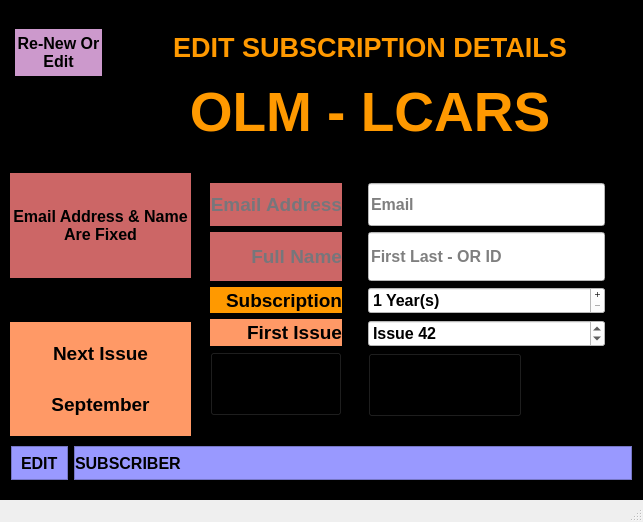
<?xml version="1.0" encoding="UTF-8"?>
<ui version="4.0">
 <class>EditSubsWindow</class>
 <widget class="QMainWindow" name="EditSubsWindow">
  <property name="geometry">
   <rect>
    <x>0</x>
    <y>0</y>
    <width>643</width>
    <height>522</height>
   </rect>
  </property>
  <property name="windowTitle">
   <string>Edit Selected Subscriber</string>
  </property>
  <property name="windowIcon">
   <iconset resource="MainWin.qrc">
    <normaloff>:/BGs/Images/OLM Alien.png</normaloff>:/BGs/Images/OLM Alien.png</iconset>
  </property>
  <widget class="QWidget" name="centralwidget">
   <property name="styleSheet">
    <string notr="true">background-color: rgb(0, 0, 0);</string>
   </property>
   <layout class="QHBoxLayout" name="horizontalLayout">
    <item>
     <widget class="QFrame" name="frame">
      <property name="styleSheet">
       <string notr="true"/>
      </property>
      <property name="frameShape">
       <enum>QFrame::StyledPanel</enum>
      </property>
      <property name="frameShadow">
       <enum>QFrame::Raised</enum>
      </property>
      <layout class="QVBoxLayout" name="verticalLayout">
       <property name="spacing">
        <number>0</number>
       </property>
       <property name="leftMargin">
        <number>0</number>
       </property>
       <property name="topMargin">
        <number>0</number>
       </property>
       <property name="rightMargin">
        <number>0</number>
       </property>
       <item>
        <widget class="QFrame" name="frame_3">
         <property name="sizePolicy">
          <sizepolicy hsizetype="Preferred" vsizetype="Fixed">
           <horstretch>0</horstretch>
           <verstretch>0</verstretch>
          </sizepolicy>
         </property>
         <property name="minimumSize">
          <size>
           <width>0</width>
           <height>163</height>
          </size>
         </property>
         <property name="styleSheet">
          <string notr="true">background-image: url(:/BGs/Images/MWinTop.png);
background-repeat: no-repeat;</string>
         </property>
         <property name="frameShape">
          <enum>QFrame::StyledPanel</enum>
         </property>
         <property name="frameShadow">
          <enum>QFrame::Raised</enum>
         </property>
         <layout class="QHBoxLayout" name="horizontalLayout_2">
          <property name="leftMargin">
           <number>0</number>
          </property>
          <property name="topMargin">
           <number>0</number>
          </property>
          <property name="bottomMargin">
           <number>20</number>
          </property>
          <item>
           <widget class="QFrame" name="frame_4">
            <property name="sizePolicy">
             <sizepolicy hsizetype="Fixed" vsizetype="Preferred">
              <horstretch>0</horstretch>
              <verstretch>0</verstretch>
             </sizepolicy>
            </property>
            <property name="minimumSize">
             <size>
              <width>100</width>
              <height>0</height>
             </size>
            </property>
            <property name="frameShape">
             <enum>QFrame::NoFrame</enum>
            </property>
            <property name="frameShadow">
             <enum>QFrame::Raised</enum>
            </property>
            <layout class="QVBoxLayout" name="verticalLayout_3">
             <property name="leftMargin">
              <number>4</number>
             </property>
             <property name="topMargin">
              <number>1</number>
             </property>
             <item>
              <widget class="QLabel" name="label_7">
               <property name="sizePolicy">
                <sizepolicy hsizetype="Minimum" vsizetype="Fixed">
                 <horstretch>0</horstretch>
                 <verstretch>0</verstretch>
                </sizepolicy>
               </property>
               <property name="minimumSize">
                <size>
                 <width>0</width>
                 <height>0</height>
                </size>
               </property>
               <property name="maximumSize">
                <size>
                 <width>88</width>
                 <height>47</height>
                </size>
               </property>
               <property name="font">
                <font>
                 <family>System-ui</family>
                 <pointsize>12</pointsize>
                 <weight>75</weight>
                 <bold>true</bold>
                </font>
               </property>
               <property name="styleSheet">
                <string notr="true">background-image: url(:/BGs/Images/Transparent.png);
background-color: rgb(204, 153, 204);</string>
               </property>
               <property name="text">
                <string>Re-New Or Edit</string>
               </property>
               <property name="alignment">
                <set>Qt::AlignCenter</set>
               </property>
               <property name="wordWrap">
                <bool>true</bool>
               </property>
              </widget>
             </item>
             <item>
              <widget class="QPushButton" name="pushButtonAddNew">
               <property name="font">
                <font>
                 <family>System-ui</family>
                 <pointsize>11</pointsize>
                 <weight>75</weight>
                 <bold>true</bold>
                </font>
               </property>
               <property name="cursor">
                <cursorShape>PointingHandCursor</cursorShape>
               </property>
               <property name="toolTip">
                <string/>
               </property>
               <property name="statusTip">
                <string>Click this to save new details to DB</string>
               </property>
               <property name="styleSheet">
                <string notr="true">background-image: url(:/BGs/Images/Transparent.png);</string>
               </property>
               <property name="text">
                <string>APPLY</string>
               </property>
               <property name="flat">
                <bool>true</bool>
               </property>
              </widget>
             </item>
            </layout>
           </widget>
          </item>
          <item>
           <widget class="QFrame" name="frame_5">
            <property name="styleSheet">
             <string notr="true">background-image: url(:/BGs/Images/Transparent.png);</string>
            </property>
            <property name="frameShape">
             <enum>QFrame::NoFrame</enum>
            </property>
            <property name="frameShadow">
             <enum>QFrame::Raised</enum>
            </property>
            <layout class="QVBoxLayout" name="verticalLayout_2">
             <item>
              <widget class="QLabel" name="label">
               <property name="font">
                <font>
                 <family>System-ui</family>
                 <pointsize>20</pointsize>
                 <weight>75</weight>
                 <bold>true</bold>
                </font>
               </property>
               <property name="styleSheet">
                <string notr="true">color: rgb(255, 153, 0);</string>
               </property>
               <property name="text">
                <string>EDIT SUBSCRIPTION DETAILS</string>
               </property>
               <property name="alignment">
                <set>Qt::AlignCenter</set>
               </property>
              </widget>
             </item>
             <item>
              <widget class="QLabel" name="label_2">
               <property name="font">
                <font>
                 <family>System-ui</family>
                 <pointsize>41</pointsize>
                 <weight>75</weight>
                 <bold>true</bold>
                </font>
               </property>
               <property name="styleSheet">
                <string notr="true">color: rgb(255, 153, 0);</string>
               </property>
               <property name="text">
                <string>OLM - LCARS</string>
               </property>
               <property name="alignment">
                <set>Qt::AlignCenter</set>
               </property>
              </widget>
             </item>
            </layout>
           </widget>
          </item>
         </layout>
        </widget>
       </item>
       <item>
        <widget class="QFrame" name="frame_2">
         <property name="styleSheet">
          <string notr="true">background-image: url(:/BGs/Images/MWBottomLeft.png);</string>
         </property>
         <property name="frameShape">
          <enum>QFrame::NoFrame</enum>
         </property>
         <property name="frameShadow">
          <enum>QFrame::Raised</enum>
         </property>
         <property name="lineWidth">
          <number>0</number>
         </property>
         <layout class="QHBoxLayout" name="horizontalLayout_3">
          <property name="spacing">
           <number>0</number>
          </property>
          <property name="leftMargin">
           <number>0</number>
          </property>
          <property name="topMargin">
           <number>0</number>
          </property>
          <item>
           <widget class="QFrame" name="frame_6">
            <property name="sizePolicy">
             <sizepolicy hsizetype="Fixed" vsizetype="Preferred">
              <horstretch>0</horstretch>
              <verstretch>0</verstretch>
             </sizepolicy>
            </property>
            <property name="minimumSize">
             <size>
              <width>141</width>
              <height>0</height>
             </size>
            </property>
            <property name="styleSheet">
             <string notr="true"/>
            </property>
            <property name="frameShape">
             <enum>QFrame::NoFrame</enum>
            </property>
            <property name="frameShadow">
             <enum>QFrame::Plain</enum>
            </property>
            <property name="lineWidth">
             <number>0</number>
            </property>
            <layout class="QVBoxLayout" name="verticalLayout_5">
             <property name="spacing">
              <number>44</number>
             </property>
             <property name="leftMargin">
              <number>0</number>
             </property>
             <property name="topMargin">
              <number>0</number>
             </property>
             <property name="rightMargin">
              <number>0</number>
             </property>
             <property name="bottomMargin">
              <number>0</number>
             </property>
             <item>
              <widget class="QFrame" name="frame_10">
               <property name="sizePolicy">
                <sizepolicy hsizetype="Preferred" vsizetype="Fixed">
                 <horstretch>0</horstretch>
                 <verstretch>0</verstretch>
                </sizepolicy>
               </property>
               <property name="styleSheet">
                <string notr="true">background-color: rgb(204, 102, 102);
background-image: url(:/BGs/Images/Transparent.png);</string>
               </property>
               <property name="frameShape">
                <enum>QFrame::NoFrame</enum>
               </property>
               <property name="frameShadow">
                <enum>QFrame::Raised</enum>
               </property>
               <property name="lineWidth">
                <number>0</number>
               </property>
               <layout class="QVBoxLayout" name="verticalLayout_7">
                <property name="leftMargin">
                 <number>3</number>
                </property>
                <property name="rightMargin">
                 <number>3</number>
                </property>
                <item>
                 <widget class="QLabel" name="label_TextSID">
                  <property name="sizePolicy">
                   <sizepolicy hsizetype="Preferred" vsizetype="Fixed">
                    <horstretch>0</horstretch>
                    <verstretch>0</verstretch>
                   </sizepolicy>
                  </property>
                  <property name="minimumSize">
                   <size>
                    <width>0</width>
                    <height>87</height>
                   </size>
                  </property>
                  <property name="font">
                   <font>
                    <family>System-ui</family>
                    <pointsize>12</pointsize>
                    <weight>75</weight>
                    <bold>true</bold>
                   </font>
                  </property>
                  <property name="styleSheet">
                   <string notr="true">background-image: url(:/BGs/Images/Transparent.png);</string>
                  </property>
                  <property name="text">
                   <string>Email Address &amp; Name Are Fixed</string>
                  </property>
                  <property name="alignment">
                   <set>Qt::AlignCenter</set>
                  </property>
                  <property name="wordWrap">
                   <bool>true</bool>
                  </property>
                 </widget>
                </item>
               </layout>
              </widget>
             </item>
             <item>
              <widget class="QFrame" name="frame_11">
               <property name="styleSheet">
                <string notr="true">background-color: rgb(255, 153, 102);
background-image: url(:/BGs/Images/Transparent.png);</string>
               </property>
               <property name="frameShape">
                <enum>QFrame::NoFrame</enum>
               </property>
               <property name="frameShadow">
                <enum>QFrame::Raised</enum>
               </property>
               <property name="lineWidth">
                <number>0</number>
               </property>
               <layout class="QVBoxLayout" name="verticalLayout_8">
                <item>
                 <widget class="QLabel" name="label_TextAct">
                  <property name="font">
                   <font>
                    <family>System-ui</family>
                    <pointsize>14</pointsize>
                    <weight>75</weight>
                    <bold>true</bold>
                   </font>
                  </property>
                  <property name="text">
                   <string>Next Issue</string>
                  </property>
                  <property name="alignment">
                   <set>Qt::AlignCenter</set>
                  </property>
                 </widget>
                </item>
                <item>
                 <widget class="QLabel" name="labelNextPubDate">
                  <property name="font">
                   <font>
                    <family>System-ui</family>
                    <pointsize>14</pointsize>
                    <weight>75</weight>
                    <bold>true</bold>
                   </font>
                  </property>
                  <property name="text">
                   <string>September</string>
                  </property>
                  <property name="alignment">
                   <set>Qt::AlignCenter</set>
                  </property>
                 </widget>
                </item>
               </layout>
              </widget>
             </item>
            </layout>
           </widget>
          </item>
          <item>
           <widget class="QFrame" name="frame_7">
            <property name="styleSheet">
             <string notr="true"/>
            </property>
            <property name="frameShape">
             <enum>QFrame::NoFrame</enum>
            </property>
            <property name="frameShadow">
             <enum>QFrame::Raised</enum>
            </property>
            <layout class="QHBoxLayout" name="horizontalLayout_4">
             <property name="topMargin">
              <number>0</number>
             </property>
             <property name="rightMargin">
              <number>9</number>
             </property>
             <item>
              <widget class="QFrame" name="frame_9">
               <property name="styleSheet">
                <string notr="true">background-color: rgb(0, 0, 0);
background-image: url(:/BGs/Images/Transparent.png);</string>
               </property>
               <property name="frameShape">
                <enum>QFrame::StyledPanel</enum>
               </property>
               <property name="frameShadow">
                <enum>QFrame::Raised</enum>
               </property>
               <layout class="QVBoxLayout" name="verticalLayout_4">
                <item>
                 <widget class="QLabel" name="label_3">
                  <property name="sizePolicy">
                   <sizepolicy hsizetype="Preferred" vsizetype="Fixed">
                    <horstretch>0</horstretch>
                    <verstretch>0</verstretch>
                   </sizepolicy>
                  </property>
                  <property name="minimumSize">
                   <size>
                    <width>0</width>
                    <height>43</height>
                   </size>
                  </property>
                  <property name="font">
                   <font>
                    <family>System-ui</family>
                    <pointsize>14</pointsize>
                    <weight>75</weight>
                    <bold>true</bold>
                   </font>
                  </property>
                  <property name="styleSheet">
                   <string notr="true">background-color: rgb(204, 102, 102);
color: rgb(119, 118, 123);</string>
                  </property>
                  <property name="text">
                   <string>Email Address</string>
                  </property>
                  <property name="alignment">
                   <set>Qt::AlignRight|Qt::AlignTrailing|Qt::AlignVCenter</set>
                  </property>
                 </widget>
                </item>
                <item>
                 <widget class="QLabel" name="label_4">
                  <property name="sizePolicy">
                   <sizepolicy hsizetype="Preferred" vsizetype="Fixed">
                    <horstretch>0</horstretch>
                    <verstretch>0</verstretch>
                   </sizepolicy>
                  </property>
                  <property name="minimumSize">
                   <size>
                    <width>0</width>
                    <height>49</height>
                   </size>
                  </property>
                  <property name="font">
                   <font>
                    <family>System-ui</family>
                    <pointsize>14</pointsize>
                    <weight>75</weight>
                    <bold>true</bold>
                   </font>
                  </property>
                  <property name="styleSheet">
                   <string notr="true">background-color: rgb(204, 102, 102);
color: rgb(119, 118, 123);</string>
                  </property>
                  <property name="text">
                   <string>Full Name</string>
                  </property>
                  <property name="alignment">
                   <set>Qt::AlignRight|Qt::AlignTrailing|Qt::AlignVCenter</set>
                  </property>
                 </widget>
                </item>
                <item>
                 <widget class="QLabel" name="label_5">
                  <property name="sizePolicy">
                   <sizepolicy hsizetype="Preferred" vsizetype="Fixed">
                    <horstretch>0</horstretch>
                    <verstretch>0</verstretch>
                   </sizepolicy>
                  </property>
                  <property name="minimumSize">
                   <size>
                    <width>0</width>
                    <height>26</height>
                   </size>
                  </property>
                  <property name="font">
                   <font>
                    <family>System-ui</family>
                    <pointsize>14</pointsize>
                    <weight>75</weight>
                    <bold>true</bold>
                   </font>
                  </property>
                  <property name="styleSheet">
                   <string notr="true">background-color: rgb(255, 153, 0);</string>
                  </property>
                  <property name="text">
                   <string>Subscription</string>
                  </property>
                  <property name="alignment">
                   <set>Qt::AlignRight|Qt::AlignTrailing|Qt::AlignVCenter</set>
                  </property>
                 </widget>
                </item>
                <item>
                 <widget class="QLabel" name="label_6">
                  <property name="sizePolicy">
                   <sizepolicy hsizetype="Preferred" vsizetype="Fixed">
                    <horstretch>0</horstretch>
                    <verstretch>0</verstretch>
                   </sizepolicy>
                  </property>
                  <property name="minimumSize">
                   <size>
                    <width>0</width>
                    <height>27</height>
                   </size>
                  </property>
                  <property name="font">
                   <font>
                    <family>System-ui</family>
                    <pointsize>14</pointsize>
                    <weight>75</weight>
                    <bold>true</bold>
                   </font>
                  </property>
                  <property name="styleSheet">
                   <string notr="true">background-color: rgb(255, 153, 102);</string>
                  </property>
                  <property name="text">
                   <string>First Issue</string>
                  </property>
                  <property name="alignment">
                   <set>Qt::AlignRight|Qt::AlignTrailing|Qt::AlignVCenter</set>
                  </property>
                 </widget>
                </item>
                <item>
                 <widget class="QPushButton" name="pushButtonDel">
                  <property name="sizePolicy">
                   <sizepolicy hsizetype="Minimum" vsizetype="Fixed">
                    <horstretch>0</horstretch>
                    <verstretch>0</verstretch>
                   </sizepolicy>
                  </property>
                  <property name="minimumSize">
                   <size>
                    <width>0</width>
                    <height>64</height>
                   </size>
                  </property>
                  <property name="maximumSize">
                   <size>
                    <width>154</width>
                    <height>16777215</height>
                   </size>
                  </property>
                  <property name="cursor">
                   <cursorShape>PointingHandCursor</cursorShape>
                  </property>
                  <property name="toolTip">
                   <string>Delete This Subscriber</string>
                  </property>
                  <property name="statusTip">
                   <string>Delete Subscriber</string>
                  </property>
                  <property name="styleSheet">
                   <string notr="true">background-image: url(:/Buttons/Images/BTNDelSubs.png);
color: rgb(255, 255, 255);
background-repeat: no-repeat;</string>
                  </property>
                  <property name="text">
                   <string/>
                  </property>
                  <property name="icon">
                   <iconset resource="MainWin.qrc">
                    <normaloff>:/Icons/Images/fi-bs-delete-user.svg</normaloff>:/Icons/Images/fi-bs-delete-user.svg</iconset>
                  </property>
                  <property name="iconSize">
                   <size>
                    <width>30</width>
                    <height>30</height>
                   </size>
                  </property>
                 </widget>
                </item>
               </layout>
              </widget>
             </item>
             <item>
              <widget class="QFrame" name="frame_8">
               <property name="styleSheet">
                <string notr="true">background-image: url(:/BGs/Images/Transparent.png);</string>
               </property>
               <property name="frameShape">
                <enum>QFrame::StyledPanel</enum>
               </property>
               <property name="frameShadow">
                <enum>QFrame::Raised</enum>
               </property>
               <layout class="QVBoxLayout" name="verticalLayout_6">
                <item>
                 <widget class="QLineEdit" name="lineEditEmail">
                  <property name="minimumSize">
                   <size>
                    <width>0</width>
                    <height>43</height>
                   </size>
                  </property>
                  <property name="font">
                   <font>
                    <family>System-ui</family>
                    <pointsize>12</pointsize>
                    <weight>75</weight>
                    <bold>true</bold>
                   </font>
                  </property>
                  <property name="toolTip">
                   <string>Can Not Change Name</string>
                  </property>
                  <property name="statusTip">
                   <string>For a NEW Email. Delete This Subscriber and Add New</string>
                  </property>
                  <property name="styleSheet">
                   <string notr="true">background-color: rgb(255, 255, 255);
color: rgb(0, 0, 0);</string>
                  </property>
                  <property name="readOnly">
                   <bool>true</bool>
                  </property>
                  <property name="placeholderText">
                   <string>Email</string>
                  </property>
                  <property name="clearButtonEnabled">
                   <bool>true</bool>
                  </property>
                 </widget>
                </item>
                <item>
                 <widget class="QLineEdit" name="lineEditName">
                  <property name="minimumSize">
                   <size>
                    <width>0</width>
                    <height>49</height>
                   </size>
                  </property>
                  <property name="font">
                   <font>
                    <family>System-ui</family>
                    <pointsize>12</pointsize>
                    <weight>75</weight>
                    <bold>true</bold>
                   </font>
                  </property>
                  <property name="cursor">
                   <cursorShape>ForbiddenCursor</cursorShape>
                  </property>
                  <property name="toolTip">
                   <string>Can Not Change Name</string>
                  </property>
                  <property name="statusTip">
                   <string>For a NEW NAME. Delete This Subscriber and Add New</string>
                  </property>
                  <property name="styleSheet">
                   <string notr="true">background-color: rgb(255, 255, 255);
color: rgb(0, 0, 0);</string>
                  </property>
                  <property name="readOnly">
                   <bool>true</bool>
                  </property>
                  <property name="placeholderText">
                   <string>First Last - OR ID</string>
                  </property>
                  <property name="clearButtonEnabled">
                   <bool>true</bool>
                  </property>
                 </widget>
                </item>
                <item>
                 <widget class="QSpinBox" name="spinBoxYears">
                  <property name="font">
                   <font>
                    <family>System-ui</family>
                    <pointsize>12</pointsize>
                    <weight>75</weight>
                    <bold>true</bold>
                   </font>
                  </property>
                  <property name="cursor">
                   <cursorShape>ArrowCursor</cursorShape>
                  </property>
                  <property name="toolTip">
                   <string>New Subscription Length</string>
                  </property>
                  <property name="statusTip">
                   <string>How Long is Subscription</string>
                  </property>
                  <property name="styleSheet">
                   <string notr="true">background-color: rgb(255, 255, 255);
color: rgb(0, 0, 0);</string>
                  </property>
                  <property name="readOnly">
                   <bool>false</bool>
                  </property>
                  <property name="buttonSymbols">
                   <enum>QAbstractSpinBox::PlusMinus</enum>
                  </property>
                  <property name="suffix">
                   <string> Year(s)</string>
                  </property>
                  <property name="minimum">
                   <number>1</number>
                  </property>
                  <property name="maximum">
                   <number>3</number>
                  </property>
                 </widget>
                </item>
                <item>
                 <widget class="QSpinBox" name="spinBoxFirstIssue">
                  <property name="font">
                   <font>
                    <family>System-ui</family>
                    <pointsize>12</pointsize>
                    <weight>75</weight>
                    <bold>true</bold>
                   </font>
                  </property>
                  <property name="cursor">
                   <cursorShape>ArrowCursor</cursorShape>
                  </property>
                  <property name="toolTip">
                   <string>Start Issue Number</string>
                  </property>
                  <property name="statusTip">
                   <string>Issue to Start With</string>
                  </property>
                  <property name="styleSheet">
                   <string notr="true">background-color: rgb(255, 255, 255);
color: rgb(0, 0, 0);</string>
                  </property>
                  <property name="readOnly">
                   <bool>false</bool>
                  </property>
                  <property name="suffix">
                   <string/>
                  </property>
                  <property name="prefix">
                   <string>Issue </string>
                  </property>
                  <property name="minimum">
                   <number>1</number>
                  </property>
                  <property name="maximum">
                   <number>99</number>
                  </property>
                  <property name="value">
                   <number>42</number>
                  </property>
                 </widget>
                </item>
                <item>
                 <widget class="QPushButton" name="pushButtonExit">
                  <property name="minimumSize">
                   <size>
                    <width>0</width>
                    <height>64</height>
                   </size>
                  </property>
                  <property name="maximumSize">
                   <size>
                    <width>154</width>
                    <height>16777215</height>
                   </size>
                  </property>
                  <property name="cursor">
                   <cursorShape>PointingHandCursor</cursorShape>
                  </property>
                  <property name="toolTip">
                   <string>Click When Done - Remember to CLICK APPLY</string>
                  </property>
                  <property name="statusTip">
                   <string>EXIT</string>
                  </property>
                  <property name="styleSheet">
                   <string notr="true">background-image: url(:/Buttons/Images/ExitBTN.png);
color: rgb(255, 255, 255);
background-repeat: no-repeat;</string>
                  </property>
                  <property name="text">
                   <string/>
                  </property>
                  <property name="icon">
                   <iconset resource="MainWin.qrc">
                    <normaloff>:/Icons/Images/fi-bs-exit.svg</normaloff>:/Icons/Images/fi-bs-exit.svg</iconset>
                  </property>
                  <property name="iconSize">
                   <size>
                    <width>30</width>
                    <height>30</height>
                   </size>
                  </property>
                 </widget>
                </item>
               </layout>
              </widget>
             </item>
            </layout>
           </widget>
          </item>
         </layout>
        </widget>
       </item>
       <item>
        <widget class="QFrame" name="frame_12">
         <property name="frameShape">
          <enum>QFrame::StyledPanel</enum>
         </property>
         <property name="frameShadow">
          <enum>QFrame::Raised</enum>
         </property>
         <layout class="QHBoxLayout" name="horizontalLayout_5">
          <property name="leftMargin">
           <number>0</number>
          </property>
          <property name="topMargin">
           <number>0</number>
          </property>
          <property name="rightMargin">
           <number>0</number>
          </property>
          <property name="bottomMargin">
           <number>0</number>
          </property>
          <item>
           <widget class="QFrame" name="frame_13">
            <property name="sizePolicy">
             <sizepolicy hsizetype="Fixed" vsizetype="Preferred">
              <horstretch>0</horstretch>
              <verstretch>0</verstretch>
             </sizepolicy>
            </property>
            <property name="styleSheet">
             <string notr="true">background-color: rgb(153, 153, 255);</string>
            </property>
            <property name="frameShape">
             <enum>QFrame::StyledPanel</enum>
            </property>
            <property name="frameShadow">
             <enum>QFrame::Raised</enum>
            </property>
            <layout class="QVBoxLayout" name="verticalLayout_9">
             <property name="topMargin">
              <number>0</number>
             </property>
             <property name="bottomMargin">
              <number>0</number>
             </property>
             <item>
              <widget class="QLabel" name="label_Stsw">
               <property name="font">
                <font>
                 <family>System-ui</family>
                 <pointsize>12</pointsize>
                 <weight>75</weight>
                 <bold>true</bold>
                </font>
               </property>
               <property name="text">
                <string>EDIT</string>
               </property>
              </widget>
             </item>
            </layout>
           </widget>
          </item>
          <item>
           <widget class="QFrame" name="frame_14">
            <property name="styleSheet">
             <string notr="true">background-color: rgb(153, 153, 255);</string>
            </property>
            <property name="frameShape">
             <enum>QFrame::StyledPanel</enum>
            </property>
            <property name="frameShadow">
             <enum>QFrame::Raised</enum>
            </property>
            <layout class="QVBoxLayout" name="verticalLayout_10">
             <property name="leftMargin">
              <number>0</number>
             </property>
             <property name="topMargin">
              <number>0</number>
             </property>
             <property name="rightMargin">
              <number>0</number>
             </property>
             <property name="bottomMargin">
              <number>0</number>
             </property>
             <item>
              <widget class="QLabel" name="labelNewSubs">
               <property name="font">
                <font>
                 <family>System-ui</family>
                 <pointsize>12</pointsize>
                 <weight>75</weight>
                 <bold>true</bold>
                </font>
               </property>
               <property name="text">
                <string>SUBSCRIBER</string>
               </property>
              </widget>
             </item>
            </layout>
           </widget>
          </item>
         </layout>
        </widget>
       </item>
      </layout>
     </widget>
    </item>
   </layout>
  </widget>
  <widget class="QStatusBar" name="statusbar"/>
 </widget>
 <resources>
  <include location="MainWin.qrc"/>
 </resources>
 <connections/>
</ui>
